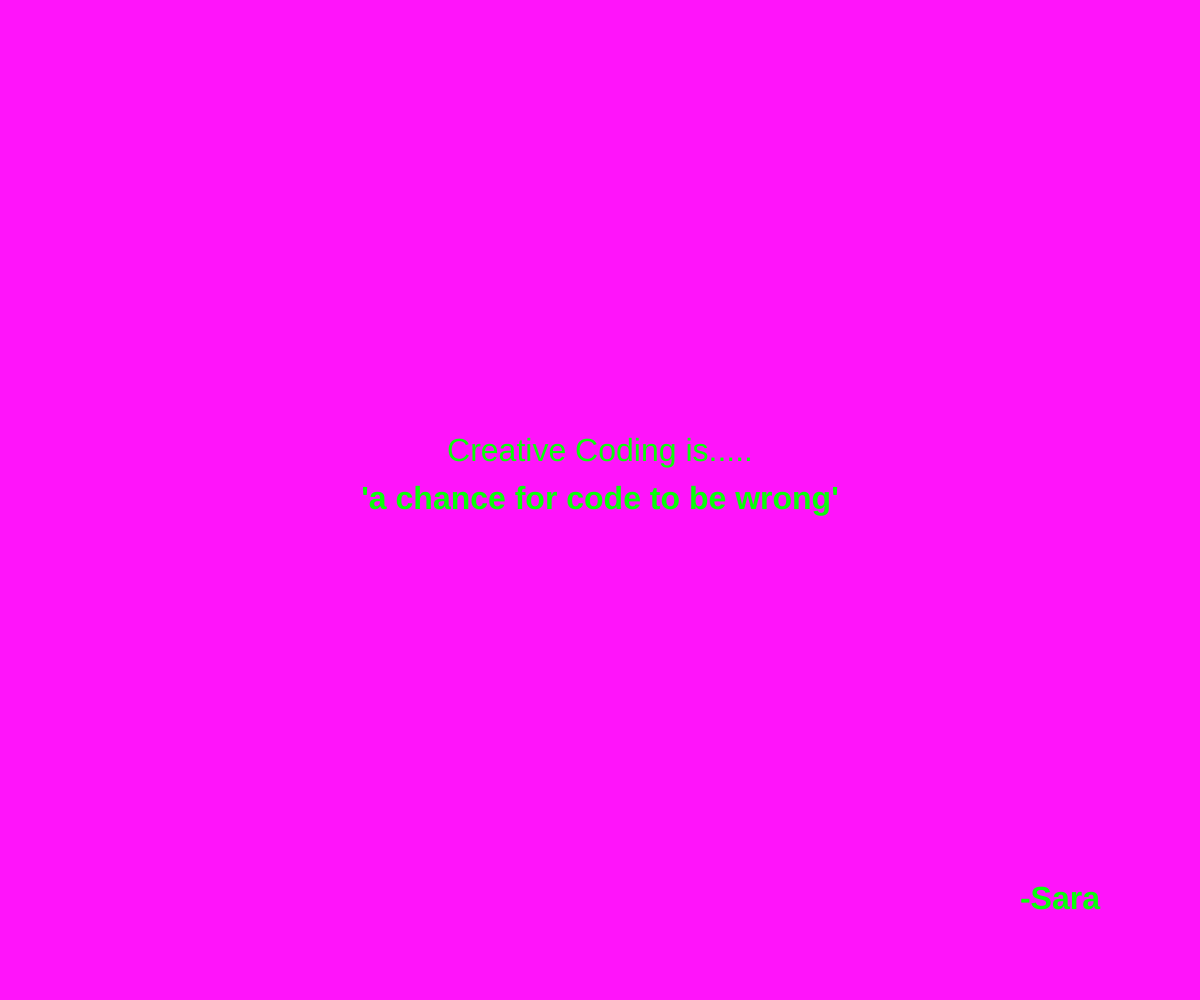
Frame 1 (no input)
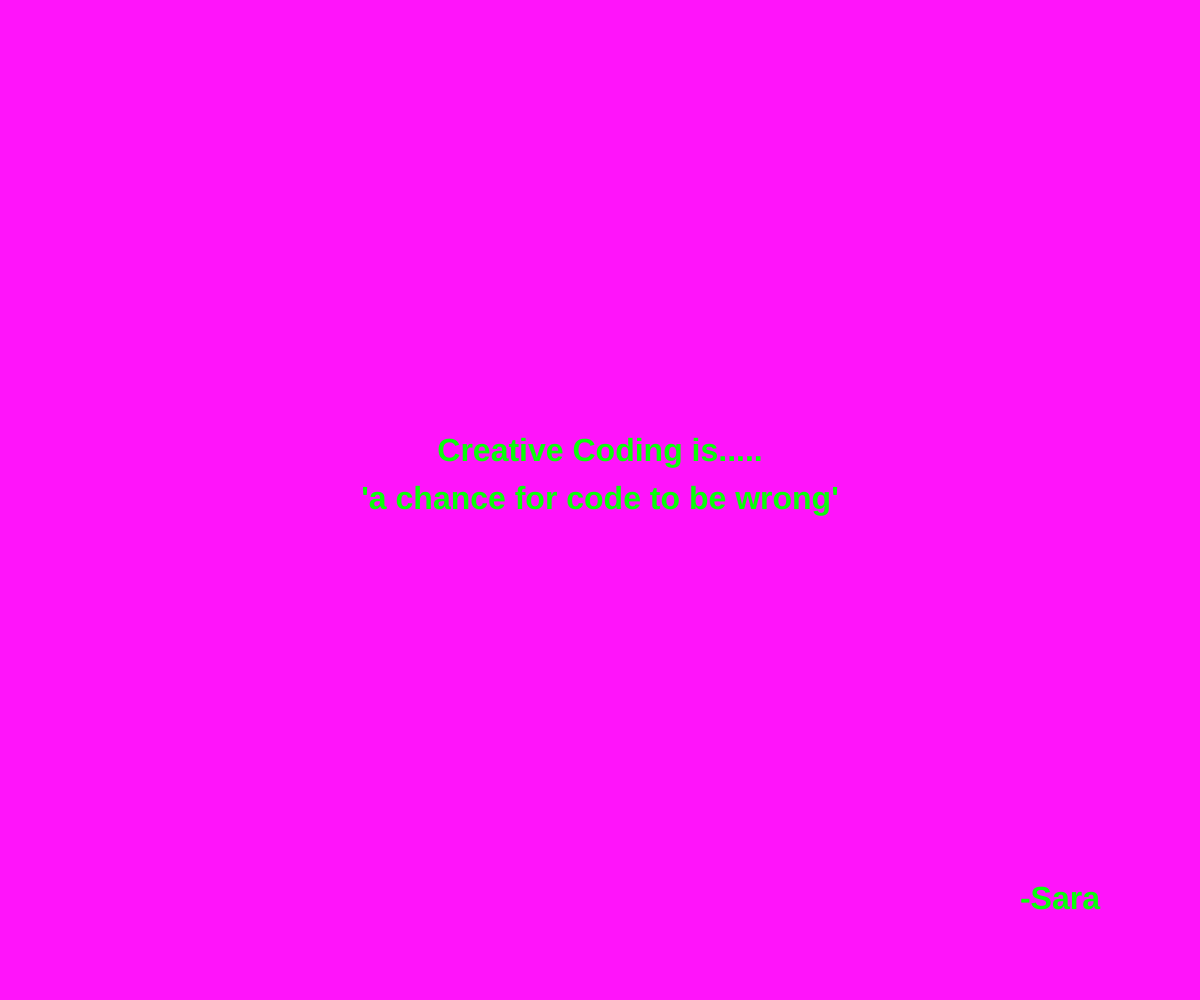
Frame 60 (no input)
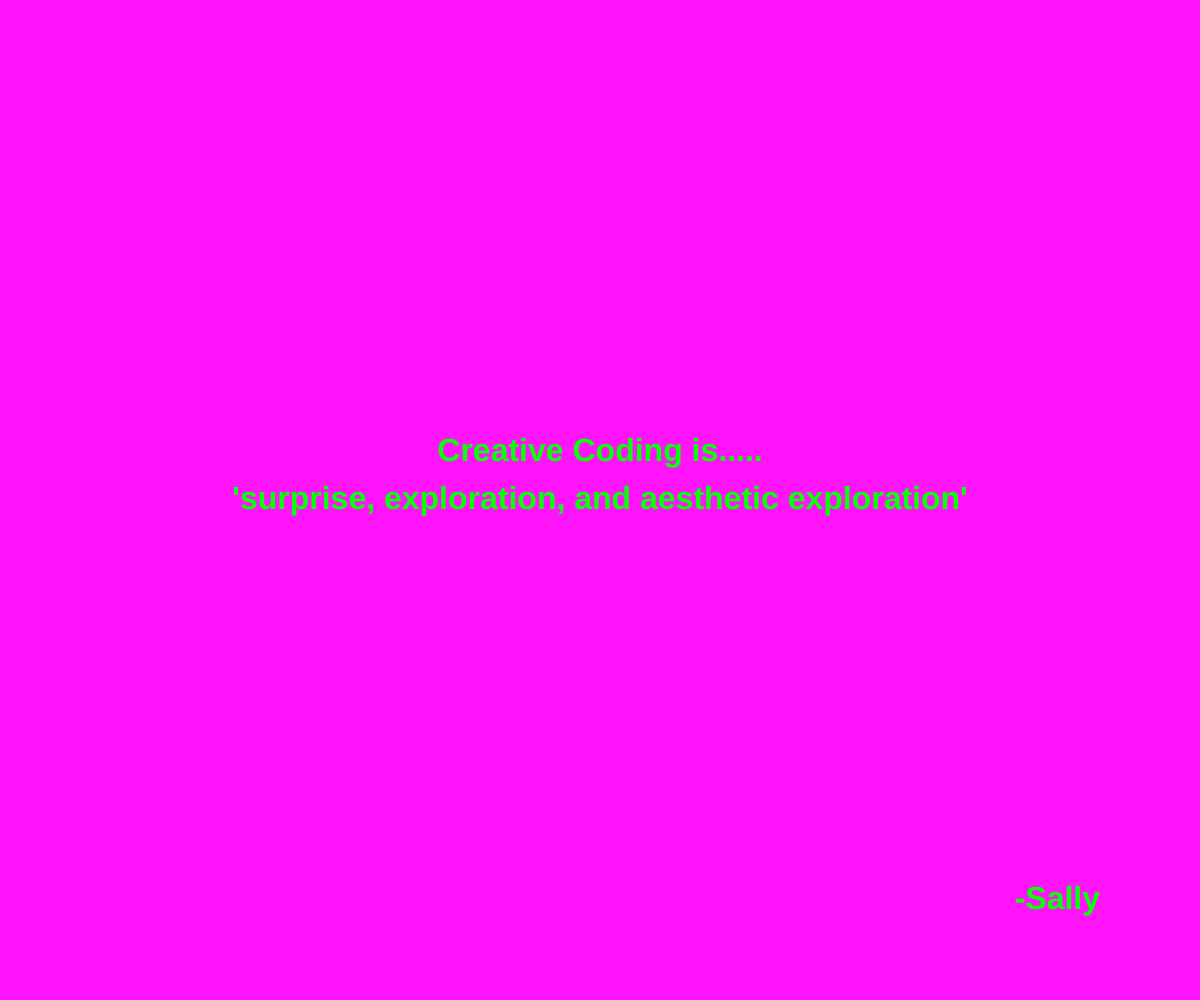
Frame 120 (the mouse pressed at the canvas centre since frame 60)

The p5.js sketch that drew these frames (run headless with seeded random() and noise() and a simulated clock; from frame 60 on, the mouse is pressed at the canvas centre):

// p5.js sketch
// ── sketch.js
// change the quotes in this array. Be mindful of the quotation marks!
// this is the only part of the file you need to edit!

const quotes = [
  { text: ", design, and art", source: "Scott" },
  { text: "a chance for code to be wrong", source: "Sara" },
  { text: "surprise, exploration, and aesthetic exploration", source: "Sally" },
  { text: "process over results", source: "Sam" },
  { text: "form over ", source: "Sean" },
  { text: "iterative and experimental", source: "Scooby" },
  { text: "a community of practice", source: "Seth" },
  { text: "an opportunity to stick it to the man", source: "Shifty-eyed Susan" }
];
// no need to edit anything below this line! 
// if you have made an error, you can check your history to see what might have gone wrong

// a variable that holds the current quote
let current = [];

function setup() {
  createCanvas(windowWidth, windowHeight);
  // Seed with millis() so each page load gives a different quote.
  randomSeed(millis());
  textSize(32);
  fill(10, 255, 10);
  // calls the function to pick a quote
  pickQuote();
}

function pickQuote() {
  // take a random number and use that to identify what quote to use
  current = quotes[floor(random(quotes.length))];
}

function draw() {
  background(255, 20, 250); // set the background color
  drawQuote();  // draw the quote on screen
}

function drawQuote() {   // draw text
  textAlign(CENTER, CENTER);
  text("Creative Coding is.....", width / 2, height / 2 - 48);
  textStyle(BOLD);
  text("'" + current.text + "'", width / 2, height / 2);
  textAlign(RIGHT, CENTER);
  text("-" + current.source, width - 100, height - 100);

}

function windowResized() {
  resizeCanvas(windowWidth, windowHeight);
}

function newQuote() {
  pickQuote();
  redraw();
}

function mousePressed() {
  newQuote();
}
// ── readme.html
<!DOCTYPE html>
<html lang="en">
<head>
  <meta charset="UTF-8">
  <meta name="viewport" content="width=device-width, initial-scale=1.0">
  <title>"Creative Coding Is..."</title> <!--Title is here-->
  <!--Add style to your code Read W3Schools CSS Intro for more: https://www.w3schools.com/css/css_intro.asp -->
  <style>
    body {
      font-family: sans-serif;
      margin: 5em;
      color: #820d80;
      background-color: #188d7d;
    }
  </style>
</head>
<body>
    <h1>"Creative Coding Is..."</h1>
    <p>The Earthly Delights, its semesterly beginnings

“An algorithm requires assumptions, an algorithm requires decisions” (Form+Code in Design, Art, and Architecture by Casey Reas, Chandler McWilliams,LUST. Pg 13)  Creative coding/creative code is an emergence of linguistic techniques activated in functions of machine learning to develop visual scapes with hopes to further understand how equations can calculate our existence. It's a collective understanding that can be obsolete if time takes its toll on human creation, yet its principles are what flourish from electrical particle exchange. The formation of written words to colorful sequences. To understand as to create, to develop and inspire a continuous pathway of technical brushstrokes able to sustain its physically classically trained predecessors. An experience of the past, present and future. 
</p>

   <h2>Resources</h2>
   <ul>
    <li><a href="https://www.academia.edu/36044548/WRITING_IMAGES_COMPUTER_CODE_AS_A_CREATIVE_MATERIAL_TECHNIQUE?sm=b&rhid=42585979097" target="_">Writing Images with Computer Code as a Creative Material Technique, By Cemre Okcu</a></li>
    <li><a href="https://www.academia.edu/77275229/Code_Bending_A_New_Creative_Coding_Practice?sm=b&rhid=42585911136" target="_blank">Code Bending: A New Creative Coding Practice by Ilias Bergstrom</a></li>
    <li><a href="https://clotmag.com/interviews/casey-reas-creative-coding-for-art-and-design" target="_blank">CASEY REAS, on creative coding to explore emergent systems</a></li>
   </ul>
</body>
</html>
